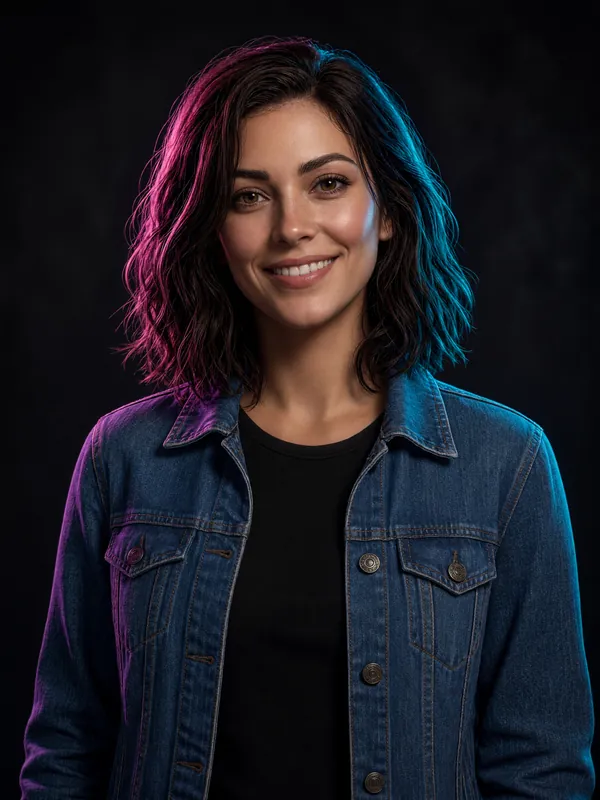
#> input picture assets/img/elena_card.webp, 600 x 800 px
$ python -i import-assets.py   (imports and definitions only)
#> lines starting #> are read from the running program, lines starting #| are printed output that depends on the picture; after the words box and inside, x2 and y2 are one past the last pixel; in counts of white or black regions, pixels touching at a corner belong together
#> further down, picture is the input picture: PIL image 600x800 RGB; mean R, G, B 29.1, 28.2, 35.7
#!/usr/bin/env python3
"""Turn source art (art-src/*.jpg, named by asset) into web-sized assets in assets/img/.
- elena_<emotion>: background removed (rembg, if installed) -> transparent webp 900x1200
- elena_card / maya / sasha: 3:4 card webp 600x800
- bg_* (hotel, rooftop, beach, market, apartment) / title: 1920x1080 webp (+ og.jpg 1200x675 from title)
Usage: python3 tools/import-assets.py [SRC_DIR]   (default: art-src/)
Background removal: pip install "rembg[cpu]" (a venv is fine)."""
import os, sys
from PIL import Image, ImageFilter, ImageEnhance
root = os.path.dirname(os.path.dirname(os.path.abspath(__file__)))
src = sys.argv[1] if len(sys.argv) > 1 else os.path.join(root, "art-src")
# [1 line not run here, left out]
try:
    from rembg import remove, new_session
    sess = new_session("isnet-general-use")
except Exception as e:
    print("rembg not available, emotions keep their dark backdrop:", e); remove = None
def calm_neon(rgb):
    """Desaturate only magenta/purple and cyan/blue hues (rim lights), keep skin & denim tones."""
    import numpy as np
    hsv = np.array(rgb.convert("HSV")).astype(np.float32)
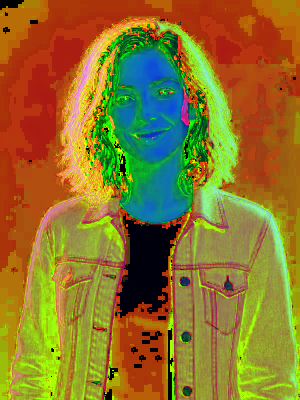
#> hsv: shape (800, 600, 3) float32 (shown at 1/2 size); mean R, G, B 140.3, 116.6, 42.5
    h = hsv[..., 0] * 360 / 255
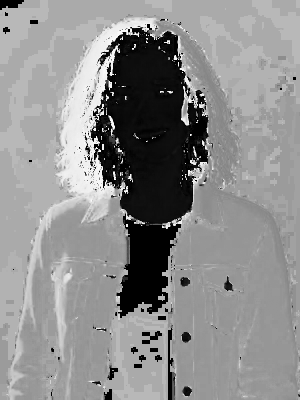
#> h: shape (800, 600) float32 (shown at 1/2 size); min 0, max 358.6, mean 198.2; drawn with min black and max white
    mag = ((h > 265) & (h < 345)).astype(np.float32)
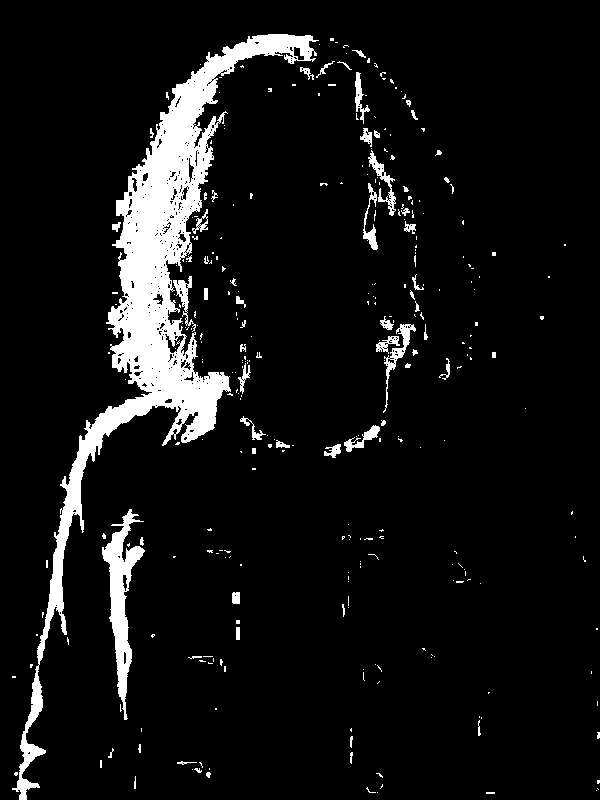
#> mag: shape (800, 600) float32; values 0 (black) and 1 (white), 7.8% white; 308 white regions (246 under 20 px), largest, box (x1, y1, x2, y2) and area: (12, 34, 319, 800) 28512, (102, 509, 145, 720) 2998, (383, 324, 416, 413) 515
    cya = ((h > 168) & (h < 214)).astype(np.float32)
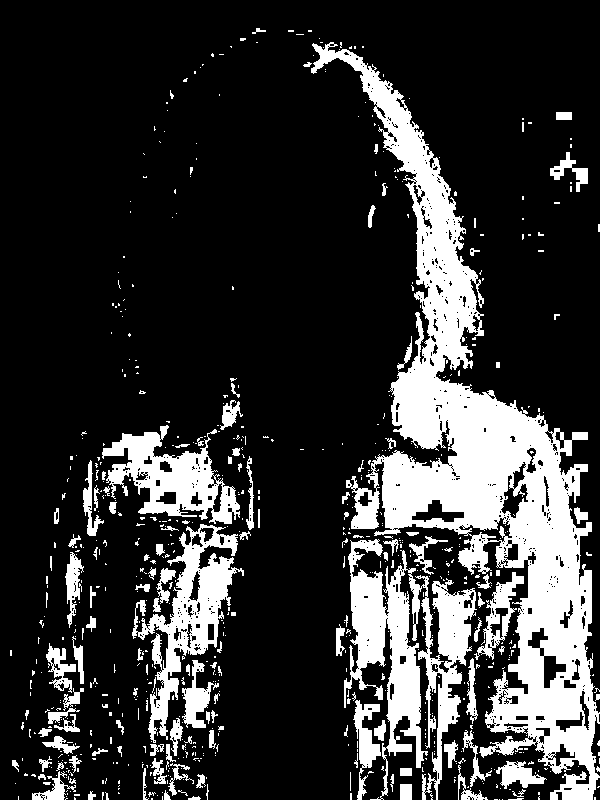
#> cya: shape (800, 600) float32; values 0 (black) and 1 (white), 20.4% white; 704 white regions (577 under 20 px), largest, box (x1, y1, x2, y2) and area: (311, 42, 600, 800) 53304, (344, 539, 477, 800) 13381, (132, 524, 244, 743) 7034
    k = 1 - 0.72 * mag - 0.62 * cya
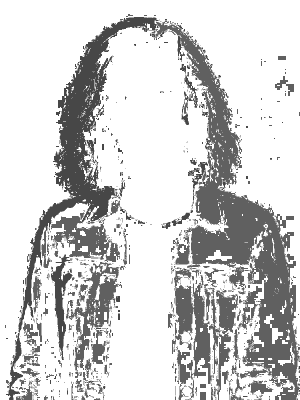
#> k: shape (800, 600) float32 (shown at 1/2 size); min 0.28, max 1, mean 0.817
    hsv[..., 1] *= k
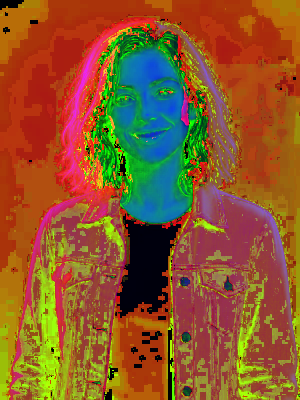
#> hsv: shape (800, 600, 3) float32 (shown at 1/2 size); mean R, G, B 140.3, 87.3, 42.5
    hsv[..., 2] *= 1 - 0.12 * mag      # pull down the hot pink highlights a bit
#> hsv: shape (800, 600, 3) float32; 7.85% of pixels changed, all inside (x1, y1, x2, y2) = (12, 34, 600, 800)
    out = Image.fromarray(hsv.clip(0, 255).astype("uint8"), "HSV").convert("RGB")
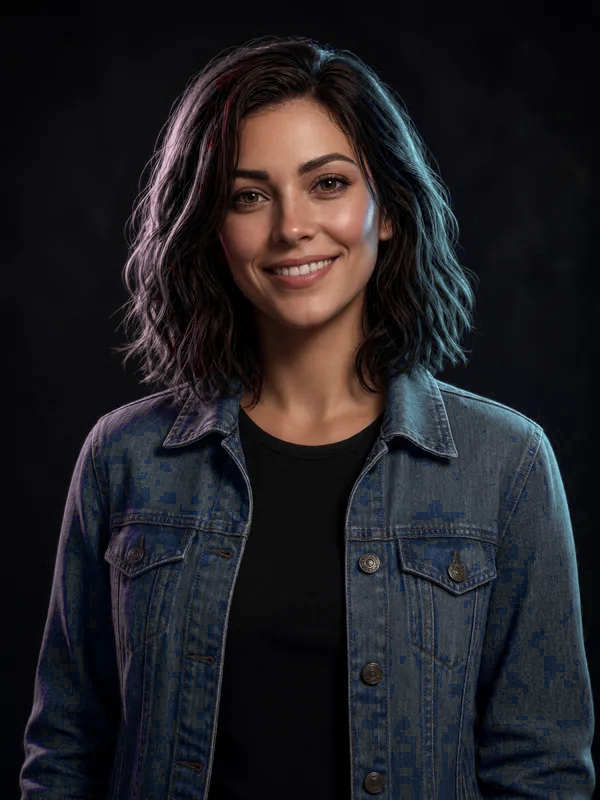
#> out: PIL image 600x800 RGB; mean R, G, B 33.9, 32.1, 35.9
    return ImageEnhance.Color(out).enhance(0.92)
EMO = ["neutral", "smile", "laugh", "shy", "annoyed", "sad", "flirty", "surprised"]
def fit(im, w, h):  # cover-crop to exact size
    r = max(w / im.width, h / im.height); im = im.resize((round(im.width * r), round(im.height * r)), Image.LANCZOS)
    x, y = (im.width - w) // 2, (im.height - h) // 2; return im.crop((x, y, x + w, y + h))
# [4 lines left out: function open_src, not called in this run]
# [21 lines not run here, left out]

>>> from PIL import Image
>>> picture = Image.open('../assets/img/elena_card.webp')
>>> result = calm_neon(picture)

$ run again, on assets/img/bg_apartment.webp
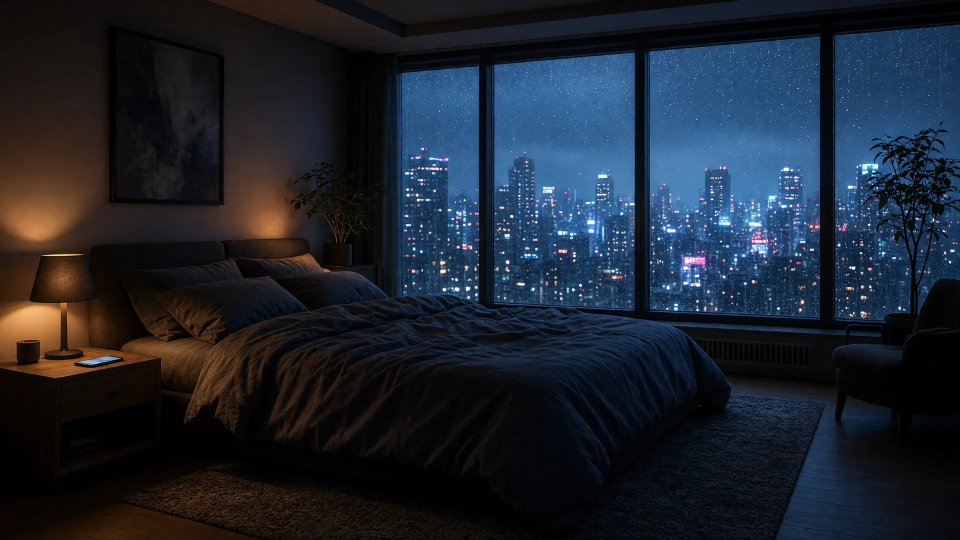
#> input picture assets/img/bg_apartment.webp, 1920 x 1080 px (shown at 1/2 size)
#> picture is the input picture: PIL image 1920x1080 RGB; mean R, G, B 28.8, 36.2, 46.9
#> in calm_neon, `mag = ((h > 265) & (h < 345)).astype(np.float32)`:
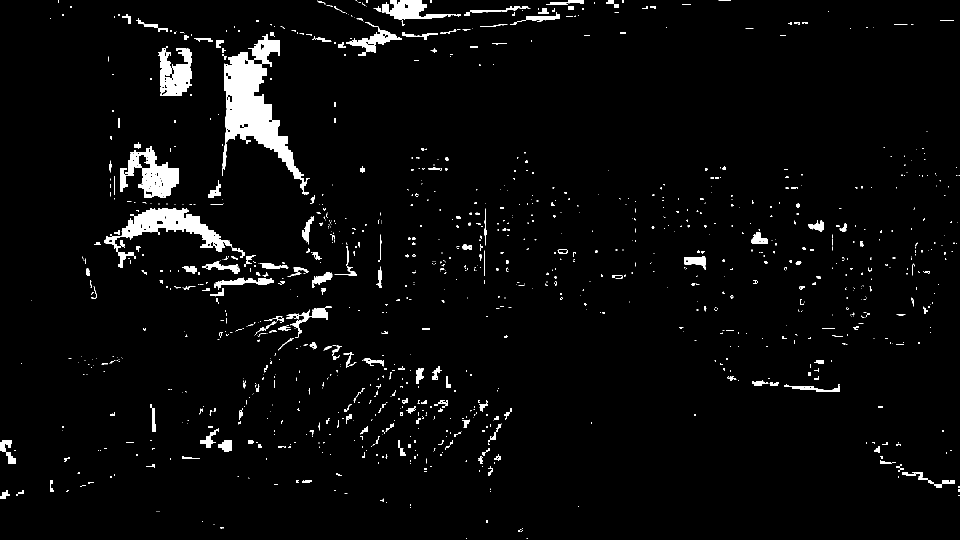
#> mag: shape (1080, 1920) float32 (shown at 1/2 size); values 0 (black) and 1 (white), 3.7% white; 1162 white regions (853 under 20 px), largest, box (x1, y1, x2, y2) and area: (444, 68, 620, 390) 18343, (208, 416, 490, 516) 8098, (240, 292, 358, 396) 5791
#> cya: shape (1080, 1920) float32; values 0 (black) and 1 (white), 34.4% white; 2431 white regions (1875 under 20 px), largest, box (x1, y1, x2, y2) and area: (716, 37, 1920, 888) 572281, (1238, 790, 1696, 1080) 44376, (1678, 819, 1786, 888) 3516
#> in calm_neon, `out = Image.fromarray(hsv.clip(0, 255).astype("uint8"), "HSV").convert..`:
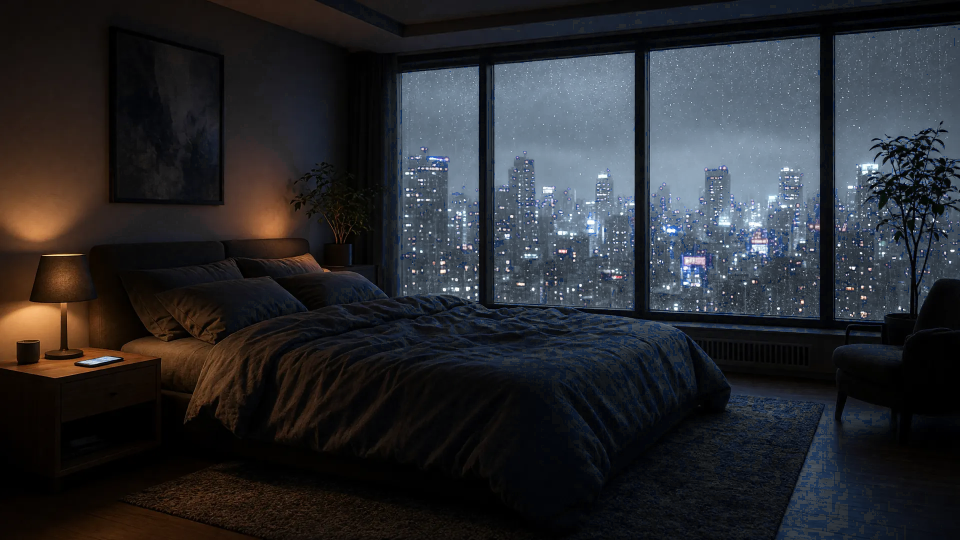
#> out: PIL image 1920x1080 RGB (shown at 1/2 size); mean R, G, B 41.4, 42.8, 46.8

$ run again, on assets/img/bg_apartment_p.webp
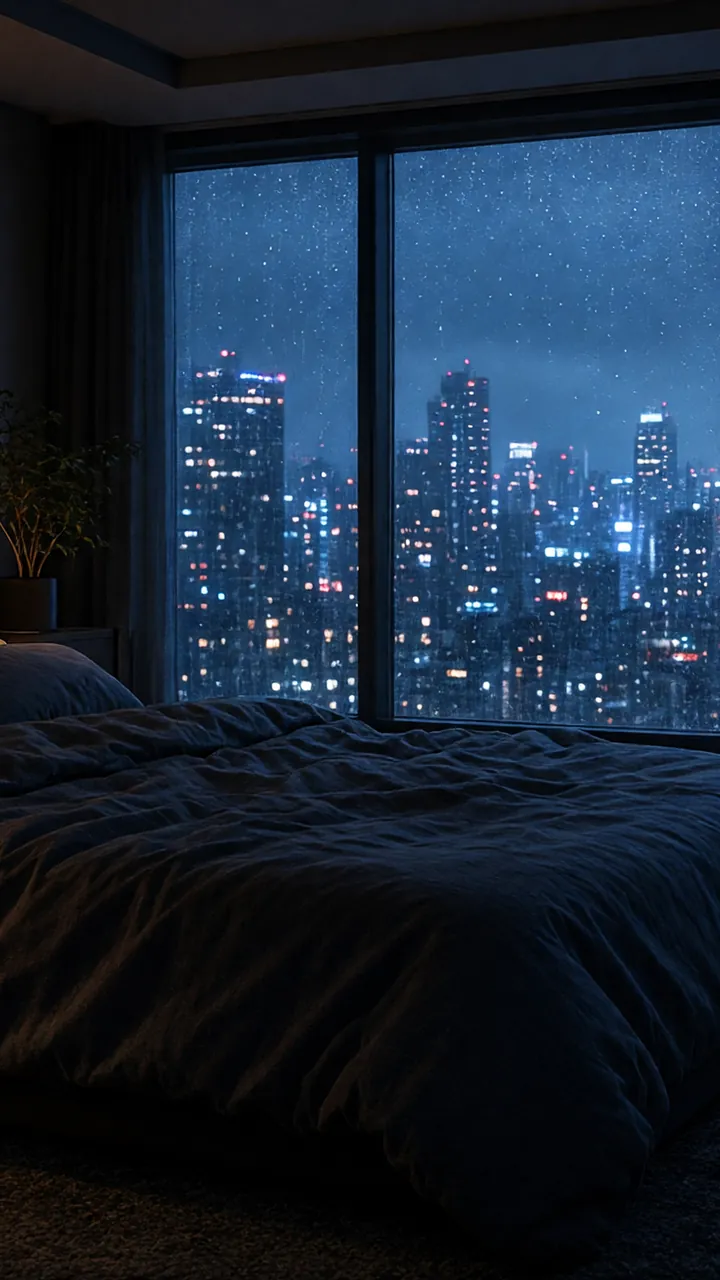
#> input picture assets/img/bg_apartment_p.webp, 720 x 1280 px
#> picture is the input picture: PIL image 720x1280 RGB; mean R, G, B 24.4, 38.8, 55.5
#> in calm_neon, `mag = ((h > 265) & (h < 345)).astype(np.float32)`:
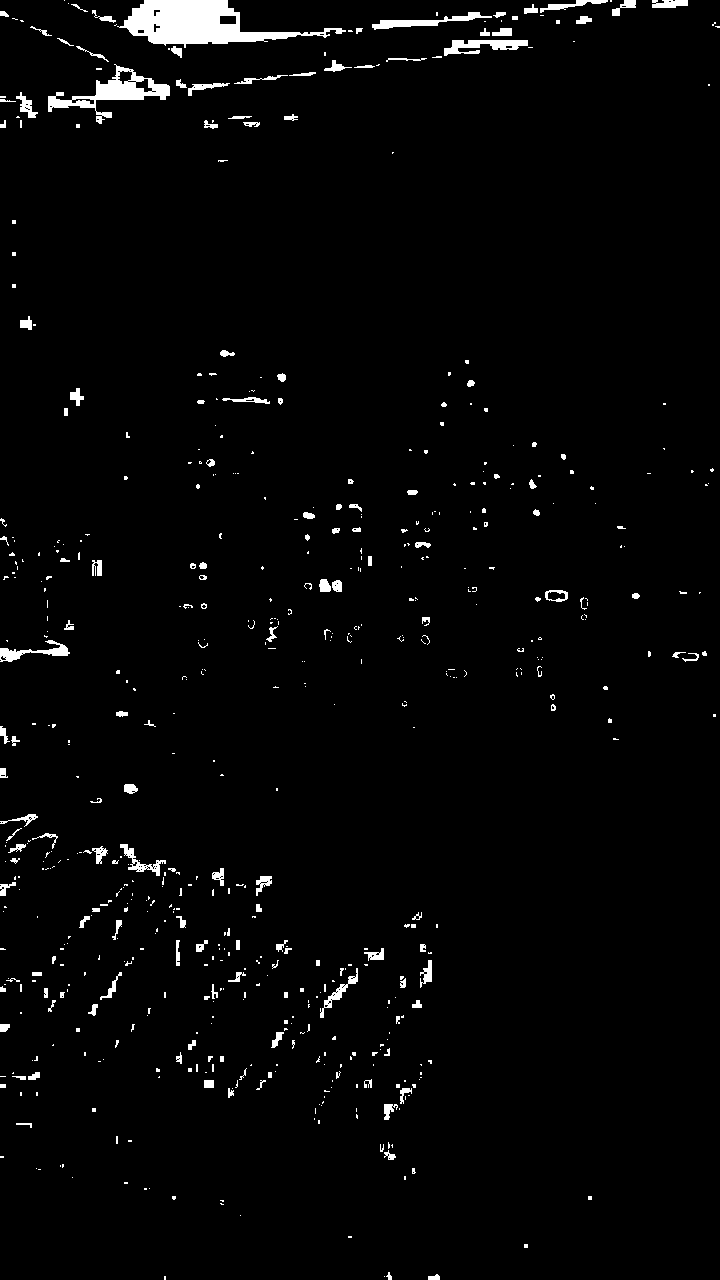
#> mag: shape (1280, 720) float32; values 0 (black) and 1 (white), 2.4% white; 619 white regions (452 under 20 px), largest, box (x1, y1, x2, y2) and area: (117, 0, 346, 48) 4950, (48, 64, 170, 124) 1961, (444, 40, 528, 56) 709
#> cya: shape (1280, 720) float32; values 0 (black) and 1 (white), 44.2% white; 1255 white regions (962 under 20 px), largest, box (x1, y1, x2, y2) and area: (118, 86, 720, 815) 323587, (432, 793, 720, 1152) 28375, (556, 1216, 720, 1280) 2822
#> in calm_neon, `out = Image.fromarray(hsv.clip(0, 255).astype("uint8"), "HSV").convert..`:
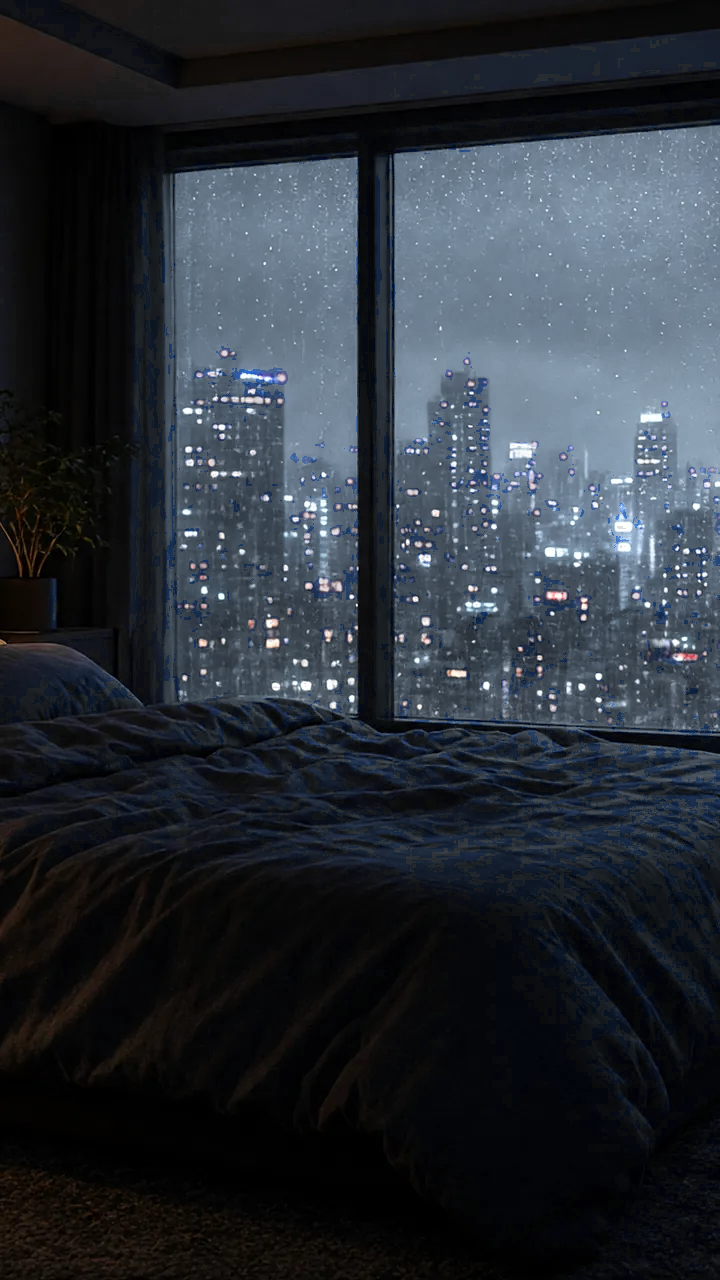
#> out: PIL image 720x1280 RGB; mean R, G, B 41.6, 47.8, 55.5
